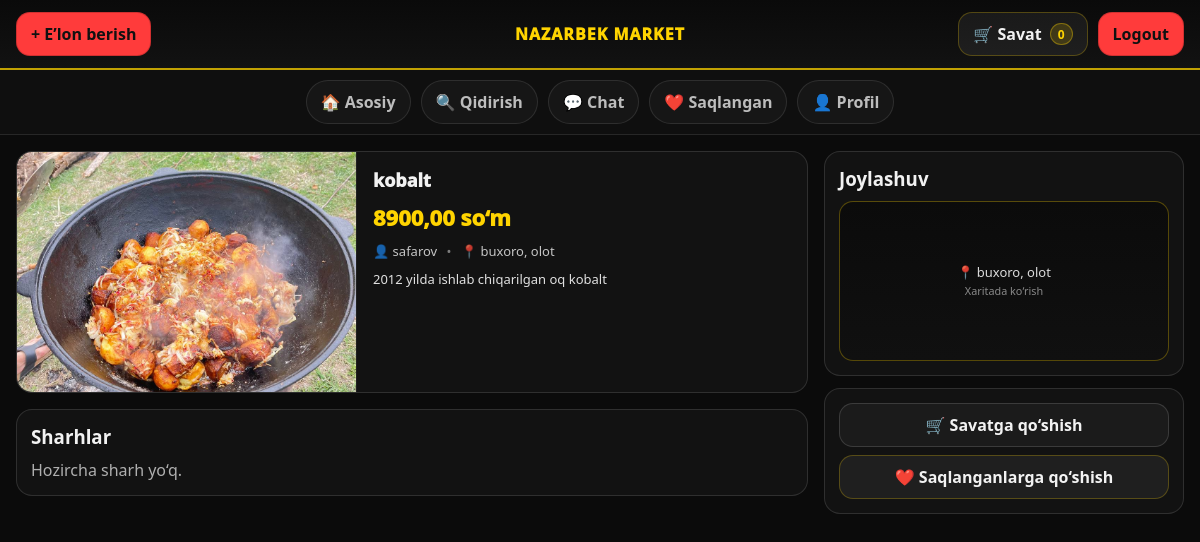
Before: /products/products/4/ with the older database file.
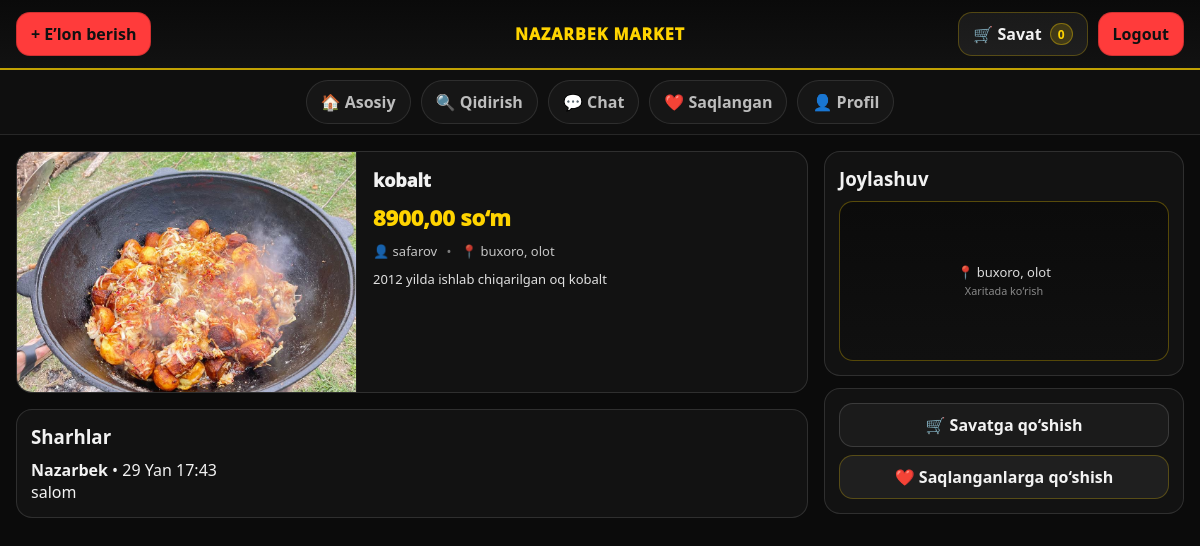
After: the same page with the newer database file.
### Product/models.py (models this page shows)
class Comment(models.Model):
    product = models.ForeignKey("Product", on_delete=models.CASCADE, related_name="comments")
    user = models.ForeignKey(settings.AUTH_USER_MODEL, on_delete=models.CASCADE)
    text = models.TextField()
    created_at = models.DateTimeField(auto_now_add=True)
    class Meta:
        ordering = ["-created_at"]

### Product/views.py (the view)
# urls.py: path("products/<int:pk>/", views.product_detail, name="product_detail"),
def product_detail(request, pk):
    product = get_object_or_404(Product, pk=pk)
    comments = product.comments.select_related("user")
    is_favorited = False
    if request.user.is_authenticated:
        is_favorited = Favorite.objects.filter(
            user=request.user,
            product=product
        ).exists()
    return render(request, "product_detail.html", {
        "product": product,
        "is_favorited": is_favorited,
        "comments": comments,
    })

### configapp/context_processors.py (called while the page is built)
def cart_count(request):
    if request.user.is_authenticated:
        total = CartItem.objects.filter(user=request.user).aggregate(s=Sum("quantity"))["s"] or 0
        return {"cart_count": total}
    return {"cart_count": 0}

### templates/product_detail.html (shortened to what this page needs)
{% extends "dashboard.html" %}
{% block content %}
<div class="detail">
  <div class="detail__main">
    <div class="olx-card">
      <div class="olx-media">
        {% if product.image %}
          <img class="olx-img" src="{{ product.image.url }}" alt="{{ product.title }}">
        {% else %}
          <div class="olx-img"></div>
        {% endif %}
      </div>
      <div class="olx-card__info">
        <div class="olx-title">{{ product.title }}</div>
        <div class="olx-price">{{ product.price }} so‘m</div>
        <div class="olx-meta">
          👤 {{ product.owner.username }}
          <span class="dot">•</span>
          📍 {{ product.location_name|default:"Joylashuv yo‘q" }}
        </div>
        <div class="olx-desc">{{ product.description }}</div>
      </div>
    </div>
    <div class="block" style="margin-top:16px;">
      <div class="block__head"><h3>Sharhlar</h3></div>
      {% if comments %}
        {% for c in comments %}
          <div class="comment">
            <div class="comment__top">
              <strong>{{ c.user.username }}</strong>
              <span>•</span>
              <span>{{ c.created_at|date:"d M H:i" }}</span>
            </div>
            <div class="comment__text">{{ c.text }}</div>
          </div>
        {% endfor %}
      {% else %}
        <div style="opacity:.7;">Hozircha sharh yo‘q.</div>
      {% endif %}
    </div>
  </div>
  <aside class="detail__side">
    <div class="block">
      <div class="block__head"><h3>Joylashuv</h3></div>
      <div class="location-box">
        <div class="location-map">
          <div class="location-text">
            📍 {{ product.location_name|default:"Joylashuv yo‘q" }}<br>
            <small>Xaritada ko‘rish</small>
          </div>
        </div>
      </div>
    </div>
    <div class="block" style="margin-top:12px;">
      {% if request.user != product.owner %}
        <a href="{% url 'cart_add' product.id %}"
           class="btn btn--yellow"
           style="width:100%; justify-content:center;">
          🛒 Savatga qo‘shish
        </a>
      {% else %}
        <div style="opacity:.7; text-align:center;">
          Bu sizning e’loningiz
        </div>
      {% endif %}
      <a href="{% url 'favorite_toggle' product.id %}"
         class="btn {% if is_favorited %}btn--red{% else %}btn--dark{% endif %}"
         style="width:100%; justify-content:center; margin-top:8px;">
        {% if is_favorited %}
          ✅ Saqlangan
        {% else %}
          ❤️ Saqlanganlarga qo‘shish
        {% endif %}
      </a>
    </div>
  </aside>
</div>
{% endblock %}

Changed rows visible on the page:
added Comment: user.username "Nazarbek", created_at "29 Yan 17:43", text "salom"
Other visible differences:
text no longer shown: "Hozircha sharh yo‘q."
